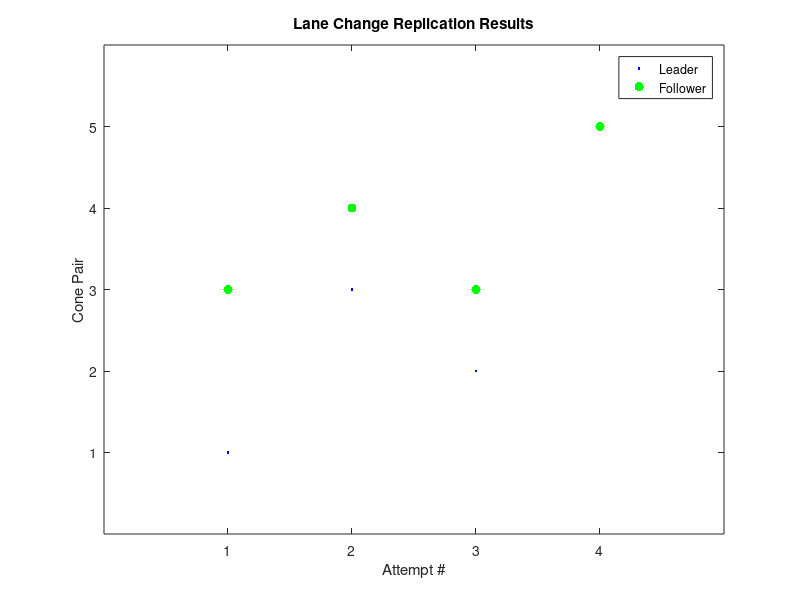

Write MATLAB code to recreate this figure.
% plot lane-change replication
clear all; close all; clc


leader = [1 3 2 5];
follower = [3 4 3 5];


x = 1;
while length(x) < length(leader)
   x(x+1) = x(x)+1;
end
fig_lane_change = figure('Name','Lane Change');
plot(x,leader,'b.',...
     x,follower,'g.','MarkerSize', 20);
hold on
for n=x
    plot(n,[leader(n) follower(n)],'--r','LineWidth',5);    
end
set(gca, 'XTick', 1:x(end), 'YTick', 1:5);
xlim([0 length(x)+1]); ylim([0 6]);
xlabel('Attempt #'); ylabel('Cone Pair'); title('Lane Change Replication Results')
legend('Leader', 'Follower','Location','Best')

saveas(fig_lane_change, '/home/rgcofield/thesis/hon_thesis/figs/lane_change_results.png');